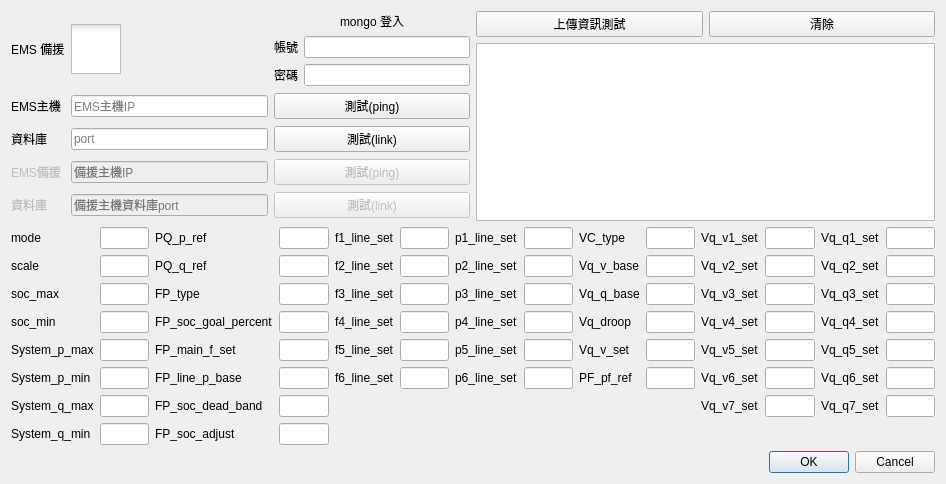
<?xml version="1.0" encoding="UTF-8"?>
<ui version="4.0">
 <class>EMSLink</class>
 <widget class="QDialog" name="EMSLink">
  <property name="geometry">
   <rect>
    <x>0</x>
    <y>0</y>
    <width>946</width>
    <height>484</height>
   </rect>
  </property>
  <property name="windowTitle">
   <string>Dialog</string>
  </property>
  <layout class="QGridLayout" name="gridLayout_5">
   <item row="0" column="0">
    <layout class="QGridLayout" name="gridLayout">
     <item row="3" column="0">
      <widget class="QLabel" name="label_3">
       <property name="enabled">
        <bool>false</bool>
       </property>
       <property name="text">
        <string>EMS備援</string>
       </property>
      </widget>
     </item>
     <item row="1" column="1">
      <widget class="QLineEdit" name="lineEdit">
       <property name="text">
        <string/>
       </property>
       <property name="placeholderText">
        <string>EMS主機IP</string>
       </property>
      </widget>
     </item>
     <item row="0" column="1">
      <widget class="QCheckBox" name="checkBox">
       <property name="styleSheet">
        <string notr="true">QCheckBox::indicator{
	width: 50px;
	height:50px;
}
QCheckBox::indicator:checked{
	image:url(&quot;C:/Users/XU/Documents/img/switch-on.png&quot;)
}
QCheckBox::indicator:unchecked{
	image:url(&quot;C:/Users/XU/Documents/img/switch-off.png&quot;)
}</string>
       </property>
       <property name="text">
        <string/>
       </property>
      </widget>
     </item>
     <item row="3" column="2">
      <widget class="QPushButton" name="pushButton_2">
       <property name="enabled">
        <bool>false</bool>
       </property>
       <property name="text">
        <string>測試(ping)</string>
       </property>
      </widget>
     </item>
     <item row="0" column="0">
      <widget class="QLabel" name="label">
       <property name="text">
        <string>EMS 備援</string>
       </property>
      </widget>
     </item>
     <item row="2" column="2">
      <widget class="QPushButton" name="pushButton_3">
       <property name="text">
        <string>測試(link)</string>
       </property>
      </widget>
     </item>
     <item row="2" column="0">
      <widget class="QLabel" name="label_4">
       <property name="text">
        <string>資料庫</string>
       </property>
      </widget>
     </item>
     <item row="2" column="1">
      <widget class="QLineEdit" name="lineEdit_3">
       <property name="text">
        <string/>
       </property>
       <property name="placeholderText">
        <string>port</string>
       </property>
      </widget>
     </item>
     <item row="4" column="0">
      <widget class="QLabel" name="label_5">
       <property name="enabled">
        <bool>false</bool>
       </property>
       <property name="text">
        <string>資料庫</string>
       </property>
      </widget>
     </item>
     <item row="1" column="2">
      <widget class="QPushButton" name="pushButton">
       <property name="text">
        <string>測試(ping)</string>
       </property>
      </widget>
     </item>
     <item row="1" column="0">
      <widget class="QLabel" name="label_2">
       <property name="text">
        <string>EMS主機</string>
       </property>
      </widget>
     </item>
     <item row="3" column="1">
      <widget class="QLineEdit" name="lineEdit_2">
       <property name="enabled">
        <bool>false</bool>
       </property>
       <property name="toolTipDuration">
        <number>-4</number>
       </property>
       <property name="text">
        <string/>
       </property>
       <property name="readOnly">
        <bool>false</bool>
       </property>
       <property name="placeholderText">
        <string>備援主機IP</string>
       </property>
      </widget>
     </item>
     <item row="4" column="1">
      <widget class="QLineEdit" name="lineEdit_4">
       <property name="enabled">
        <bool>false</bool>
       </property>
       <property name="text">
        <string/>
       </property>
       <property name="placeholderText">
        <string>備援主機資料庫port</string>
       </property>
      </widget>
     </item>
     <item row="4" column="2">
      <widget class="QPushButton" name="pushButton_6">
       <property name="enabled">
        <bool>false</bool>
       </property>
       <property name="text">
        <string>測試(link)</string>
       </property>
      </widget>
     </item>
     <item row="0" column="2">
      <layout class="QVBoxLayout" name="verticalLayout_2">
       <item>
        <widget class="QLabel" name="label_8">
         <property name="text">
          <string>mongo 登入</string>
         </property>
         <property name="alignment">
          <set>Qt::AlignCenter</set>
         </property>
        </widget>
       </item>
       <item>
        <layout class="QGridLayout" name="gridLayout_3">
         <item row="0" column="0">
          <widget class="QLabel" name="label_6">
           <property name="text">
            <string>帳號</string>
           </property>
          </widget>
         </item>
         <item row="1" column="0">
          <widget class="QLabel" name="label_7">
           <property name="text">
            <string>密碼</string>
           </property>
          </widget>
         </item>
         <item row="0" column="1">
          <widget class="QLineEdit" name="lineEdit_5">
           <property name="text">
            <string/>
           </property>
           <property name="echoMode">
            <enum>QLineEdit::Normal</enum>
           </property>
          </widget>
         </item>
         <item row="1" column="1">
          <widget class="QLineEdit" name="lineEdit_6">
           <property name="text">
            <string/>
           </property>
           <property name="echoMode">
            <enum>QLineEdit::Password</enum>
           </property>
          </widget>
         </item>
        </layout>
       </item>
      </layout>
     </item>
    </layout>
   </item>
   <item row="0" column="1">
    <layout class="QGridLayout" name="gridLayout_2">
     <item row="0" column="0">
      <widget class="QPushButton" name="pushButton_4">
       <property name="text">
        <string>上傳資訊測試</string>
       </property>
      </widget>
     </item>
     <item row="0" column="1">
      <widget class="QPushButton" name="pushButton_5">
       <property name="text">
        <string>清除</string>
       </property>
      </widget>
     </item>
     <item row="1" column="0" colspan="2">
      <widget class="QTextEdit" name="textEdit"/>
     </item>
    </layout>
   </item>
   <item row="1" column="0" colspan="2">
    <layout class="QGridLayout" name="gridLayout_4">
     <item row="4" column="4">
      <widget class="QLabel" name="label_26">
       <property name="text">
        <string>f5_line_set</string>
       </property>
      </widget>
     </item>
     <item row="2" column="4">
      <widget class="QLabel" name="label_24">
       <property name="text">
        <string>f3_line_set</string>
       </property>
      </widget>
     </item>
     <item row="1" column="7">
      <widget class="QLineEdit" name="lineEdit_27">
       <property name="alignment">
        <set>Qt::AlignCenter</set>
       </property>
      </widget>
     </item>
     <item row="3" column="6">
      <widget class="QLabel" name="label_31">
       <property name="text">
        <string>p4_line_set</string>
       </property>
      </widget>
     </item>
     <item row="4" column="3">
      <widget class="QLineEdit" name="lineEdit_19">
       <property name="alignment">
        <set>Qt::AlignCenter</set>
       </property>
      </widget>
     </item>
     <item row="1" column="10">
      <widget class="QLabel" name="label_43">
       <property name="text">
        <string>Vq_v2_set</string>
       </property>
      </widget>
     </item>
     <item row="2" column="9">
      <widget class="QLineEdit" name="lineEdit_37">
       <property name="alignment">
        <set>Qt::AlignCenter</set>
       </property>
      </widget>
     </item>
     <item row="1" column="4">
      <widget class="QLabel" name="label_23">
       <property name="text">
        <string>f2_line_set</string>
       </property>
      </widget>
     </item>
     <item row="3" column="9">
      <widget class="QLineEdit" name="lineEdit_38">
       <property name="alignment">
        <set>Qt::AlignCenter</set>
       </property>
      </widget>
     </item>
     <item row="0" column="3">
      <widget class="QLineEdit" name="lineEdit_15">
       <property name="alignment">
        <set>Qt::AlignCenter</set>
       </property>
      </widget>
     </item>
     <item row="1" column="9">
      <widget class="QLineEdit" name="lineEdit_36">
       <property name="alignment">
        <set>Qt::AlignCenter</set>
       </property>
      </widget>
     </item>
     <item row="3" column="8">
      <widget class="QLabel" name="label_40">
       <property name="text">
        <string>Vq_droop</string>
       </property>
      </widget>
     </item>
     <item row="4" column="11">
      <widget class="QLineEdit" name="lineEdit_44">
       <property name="alignment">
        <set>Qt::AlignCenter</set>
       </property>
      </widget>
     </item>
     <item row="3" column="11">
      <widget class="QLineEdit" name="lineEdit_43">
       <property name="alignment">
        <set>Qt::AlignCenter</set>
       </property>
      </widget>
     </item>
     <item row="7" column="3">
      <widget class="QLineEdit" name="lineEdit_34">
       <property name="alignment">
        <set>Qt::AlignCenter</set>
       </property>
      </widget>
     </item>
     <item row="5" column="4">
      <widget class="QLabel" name="label_27">
       <property name="text">
        <string>f6_line_set</string>
       </property>
      </widget>
     </item>
     <item row="6" column="3">
      <widget class="QLineEdit" name="lineEdit_33">
       <property name="alignment">
        <set>Qt::AlignCenter</set>
       </property>
      </widget>
     </item>
     <item row="0" column="2">
      <widget class="QLabel" name="label_17">
       <property name="text">
        <string>PQ_p_ref</string>
       </property>
      </widget>
     </item>
     <item row="3" column="3">
      <widget class="QLineEdit" name="lineEdit_18">
       <property name="alignment">
        <set>Qt::AlignCenter</set>
       </property>
      </widget>
     </item>
     <item row="2" column="11">
      <widget class="QLineEdit" name="lineEdit_42">
       <property name="alignment">
        <set>Qt::AlignCenter</set>
       </property>
      </widget>
     </item>
     <item row="5" column="7">
      <widget class="QLineEdit" name="lineEdit_31">
       <property name="alignment">
        <set>Qt::AlignCenter</set>
       </property>
      </widget>
     </item>
     <item row="6" column="2">
      <widget class="QLabel" name="label_35">
       <property name="text">
        <string>FP_soc_dead_band</string>
       </property>
      </widget>
     </item>
     <item row="1" column="5">
      <widget class="QLineEdit" name="lineEdit_21">
       <property name="alignment">
        <set>Qt::AlignCenter</set>
       </property>
      </widget>
     </item>
     <item row="0" column="8">
      <widget class="QLabel" name="label_37">
       <property name="text">
        <string>VC_type</string>
       </property>
      </widget>
     </item>
     <item row="2" column="7">
      <widget class="QLineEdit" name="lineEdit_28">
       <property name="alignment">
        <set>Qt::AlignCenter</set>
       </property>
      </widget>
     </item>
     <item row="6" column="0">
      <widget class="QLabel" name="label_15">
       <property name="text">
        <string>System_q_max</string>
       </property>
      </widget>
     </item>
     <item row="2" column="8">
      <widget class="QLabel" name="label_39">
       <property name="text">
        <string>Vq_q_base</string>
       </property>
      </widget>
     </item>
     <item row="7" column="1">
      <widget class="QLineEdit" name="lineEdit_14">
       <property name="alignment">
        <set>Qt::AlignCenter</set>
       </property>
      </widget>
     </item>
     <item row="1" column="1">
      <widget class="QLineEdit" name="lineEdit_8">
       <property name="alignment">
        <set>Qt::AlignCenter</set>
       </property>
      </widget>
     </item>
     <item row="6" column="1">
      <widget class="QLineEdit" name="lineEdit_13">
       <property name="alignment">
        <set>Qt::AlignCenter</set>
       </property>
      </widget>
     </item>
     <item row="5" column="2">
      <widget class="QLabel" name="label_34">
       <property name="text">
        <string>FP_line_p_base</string>
       </property>
      </widget>
     </item>
     <item row="0" column="9">
      <widget class="QLineEdit" name="lineEdit_35">
       <property name="alignment">
        <set>Qt::AlignCenter</set>
       </property>
      </widget>
     </item>
     <item row="5" column="0">
      <widget class="QLabel" name="label_14">
       <property name="text">
        <string>System_p_min</string>
       </property>
      </widget>
     </item>
     <item row="3" column="5">
      <widget class="QLineEdit" name="lineEdit_23">
       <property name="alignment">
        <set>Qt::AlignCenter</set>
       </property>
      </widget>
     </item>
     <item row="3" column="2">
      <widget class="QLabel" name="label_20">
       <property name="text">
        <string>FP_soc_goal_percent</string>
       </property>
      </widget>
     </item>
     <item row="2" column="5">
      <widget class="QLineEdit" name="lineEdit_22">
       <property name="alignment">
        <set>Qt::AlignCenter</set>
       </property>
      </widget>
     </item>
     <item row="6" column="10">
      <widget class="QLabel" name="label_48">
       <property name="text">
        <string>Vq_v7_set</string>
       </property>
      </widget>
     </item>
     <item row="4" column="1">
      <widget class="QLineEdit" name="lineEdit_11">
       <property name="alignment">
        <set>Qt::AlignCenter</set>
       </property>
      </widget>
     </item>
     <item row="1" column="6">
      <widget class="QLabel" name="label_29">
       <property name="text">
        <string>p2_line_set</string>
       </property>
      </widget>
     </item>
     <item row="3" column="1">
      <widget class="QLineEdit" name="lineEdit_10">
       <property name="alignment">
        <set>Qt::AlignCenter</set>
       </property>
      </widget>
     </item>
     <item row="5" column="10">
      <widget class="QLabel" name="label_47">
       <property name="text">
        <string>Vq_v6_set</string>
       </property>
      </widget>
     </item>
     <item row="1" column="8">
      <widget class="QLabel" name="label_38">
       <property name="text">
        <string>Vq_v_base</string>
       </property>
      </widget>
     </item>
     <item row="4" column="7">
      <widget class="QLineEdit" name="lineEdit_30">
       <property name="alignment">
        <set>Qt::AlignCenter</set>
       </property>
      </widget>
     </item>
     <item row="0" column="6">
      <widget class="QLabel" name="label_28">
       <property name="text">
        <string>p1_line_set</string>
       </property>
      </widget>
     </item>
     <item row="0" column="11">
      <widget class="QLineEdit" name="lineEdit_40">
       <property name="alignment">
        <set>Qt::AlignCenter</set>
       </property>
      </widget>
     </item>
     <item row="0" column="7">
      <widget class="QLineEdit" name="lineEdit_26">
       <property name="alignment">
        <set>Qt::AlignCenter</set>
       </property>
      </widget>
     </item>
     <item row="5" column="3">
      <widget class="QLineEdit" name="lineEdit_32">
       <property name="alignment">
        <set>Qt::AlignCenter</set>
       </property>
      </widget>
     </item>
     <item row="2" column="10">
      <widget class="QLabel" name="label_44">
       <property name="text">
        <string>Vq_v3_set</string>
       </property>
      </widget>
     </item>
     <item row="2" column="3">
      <widget class="QLineEdit" name="lineEdit_17">
       <property name="alignment">
        <set>Qt::AlignCenter</set>
       </property>
      </widget>
     </item>
     <item row="0" column="4">
      <widget class="QLabel" name="label_22">
       <property name="text">
        <string>f1_line_set</string>
       </property>
      </widget>
     </item>
     <item row="2" column="1">
      <widget class="QLineEdit" name="lineEdit_9">
       <property name="alignment">
        <set>Qt::AlignCenter</set>
       </property>
      </widget>
     </item>
     <item row="4" column="10">
      <widget class="QLabel" name="label_46">
       <property name="text">
        <string>Vq_v5_set</string>
       </property>
      </widget>
     </item>
     <item row="5" column="11">
      <widget class="QLineEdit" name="lineEdit_45">
       <property name="alignment">
        <set>Qt::AlignCenter</set>
       </property>
      </widget>
     </item>
     <item row="0" column="0">
      <widget class="QLabel" name="label_9">
       <property name="text">
        <string>mode</string>
       </property>
      </widget>
     </item>
     <item row="1" column="11">
      <widget class="QLineEdit" name="lineEdit_41">
       <property name="alignment">
        <set>Qt::AlignCenter</set>
       </property>
      </widget>
     </item>
     <item row="4" column="5">
      <widget class="QLineEdit" name="lineEdit_24">
       <property name="alignment">
        <set>Qt::AlignCenter</set>
       </property>
      </widget>
     </item>
     <item row="0" column="10">
      <widget class="QLabel" name="label_42">
       <property name="text">
        <string>Vq_v1_set</string>
       </property>
      </widget>
     </item>
     <item row="3" column="7">
      <widget class="QLineEdit" name="lineEdit_29">
       <property name="alignment">
        <set>Qt::AlignCenter</set>
       </property>
      </widget>
     </item>
     <item row="0" column="12">
      <widget class="QLabel" name="label_49">
       <property name="text">
        <string>Vq_q1_set</string>
       </property>
      </widget>
     </item>
     <item row="3" column="4">
      <widget class="QLabel" name="label_25">
       <property name="text">
        <string>f4_line_set</string>
       </property>
      </widget>
     </item>
     <item row="4" column="0">
      <widget class="QLabel" name="label_13">
       <property name="text">
        <string>System_p_max</string>
       </property>
      </widget>
     </item>
     <item row="5" column="6">
      <widget class="QLabel" name="label_33">
       <property name="text">
        <string>p6_line_set</string>
       </property>
      </widget>
     </item>
     <item row="1" column="3">
      <widget class="QLineEdit" name="lineEdit_16">
       <property name="alignment">
        <set>Qt::AlignCenter</set>
       </property>
      </widget>
     </item>
     <item row="7" column="2">
      <widget class="QLabel" name="label_36">
       <property name="text">
        <string>FP_soc_adjust</string>
       </property>
      </widget>
     </item>
     <item row="7" column="0">
      <widget class="QLabel" name="label_16">
       <property name="text">
        <string>System_q_min</string>
       </property>
      </widget>
     </item>
     <item row="1" column="0">
      <widget class="QLabel" name="label_10">
       <property name="text">
        <string>scale</string>
       </property>
      </widget>
     </item>
     <item row="0" column="5">
      <widget class="QLineEdit" name="lineEdit_20">
       <property name="alignment">
        <set>Qt::AlignCenter</set>
       </property>
      </widget>
     </item>
     <item row="3" column="0">
      <widget class="QLabel" name="label_12">
       <property name="text">
        <string>soc_min</string>
       </property>
      </widget>
     </item>
     <item row="2" column="0">
      <widget class="QLabel" name="label_11">
       <property name="text">
        <string>soc_max</string>
       </property>
      </widget>
     </item>
     <item row="6" column="11">
      <widget class="QLineEdit" name="lineEdit_46">
       <property name="alignment">
        <set>Qt::AlignCenter</set>
       </property>
      </widget>
     </item>
     <item row="4" column="9">
      <widget class="QLineEdit" name="lineEdit_39">
       <property name="alignment">
        <set>Qt::AlignCenter</set>
       </property>
      </widget>
     </item>
     <item row="4" column="8">
      <widget class="QLabel" name="label_41">
       <property name="text">
        <string>Vq_v_set</string>
       </property>
      </widget>
     </item>
     <item row="4" column="2">
      <widget class="QLabel" name="label_21">
       <property name="text">
        <string>FP_main_f_set</string>
       </property>
      </widget>
     </item>
     <item row="5" column="1">
      <widget class="QLineEdit" name="lineEdit_12">
       <property name="alignment">
        <set>Qt::AlignCenter</set>
       </property>
      </widget>
     </item>
     <item row="5" column="5">
      <widget class="QLineEdit" name="lineEdit_25">
       <property name="alignment">
        <set>Qt::AlignCenter</set>
       </property>
      </widget>
     </item>
     <item row="2" column="6">
      <widget class="QLabel" name="label_30">
       <property name="text">
        <string>p3_line_set</string>
       </property>
      </widget>
     </item>
     <item row="3" column="10">
      <widget class="QLabel" name="label_45">
       <property name="text">
        <string>Vq_v4_set</string>
       </property>
      </widget>
     </item>
     <item row="2" column="2">
      <widget class="QLabel" name="label_19">
       <property name="text">
        <string>FP_type</string>
       </property>
      </widget>
     </item>
     <item row="1" column="2">
      <widget class="QLabel" name="label_18">
       <property name="text">
        <string>PQ_q_ref</string>
       </property>
      </widget>
     </item>
     <item row="4" column="6">
      <widget class="QLabel" name="label_32">
       <property name="text">
        <string>p5_line_set</string>
       </property>
      </widget>
     </item>
     <item row="0" column="1">
      <widget class="QLineEdit" name="lineEdit_7">
       <property name="alignment">
        <set>Qt::AlignCenter</set>
       </property>
      </widget>
     </item>
     <item row="0" column="13">
      <widget class="QLineEdit" name="lineEdit_47">
       <property name="alignment">
        <set>Qt::AlignCenter</set>
       </property>
      </widget>
     </item>
     <item row="1" column="12">
      <widget class="QLabel" name="label_50">
       <property name="text">
        <string>Vq_q2_set</string>
       </property>
      </widget>
     </item>
     <item row="1" column="13">
      <widget class="QLineEdit" name="lineEdit_48">
       <property name="alignment">
        <set>Qt::AlignCenter</set>
       </property>
      </widget>
     </item>
     <item row="2" column="12">
      <widget class="QLabel" name="label_51">
       <property name="text">
        <string>Vq_q3_set</string>
       </property>
      </widget>
     </item>
     <item row="3" column="12">
      <widget class="QLabel" name="label_52">
       <property name="text">
        <string>Vq_q4_set</string>
       </property>
      </widget>
     </item>
     <item row="4" column="12">
      <widget class="QLabel" name="label_53">
       <property name="text">
        <string>Vq_q5_set</string>
       </property>
      </widget>
     </item>
     <item row="5" column="12">
      <widget class="QLabel" name="label_54">
       <property name="text">
        <string>Vq_q6_set</string>
       </property>
      </widget>
     </item>
     <item row="6" column="12">
      <widget class="QLabel" name="label_55">
       <property name="text">
        <string>Vq_q7_set</string>
       </property>
      </widget>
     </item>
     <item row="2" column="13">
      <widget class="QLineEdit" name="lineEdit_49">
       <property name="alignment">
        <set>Qt::AlignCenter</set>
       </property>
      </widget>
     </item>
     <item row="3" column="13">
      <widget class="QLineEdit" name="lineEdit_50">
       <property name="alignment">
        <set>Qt::AlignCenter</set>
       </property>
      </widget>
     </item>
     <item row="4" column="13">
      <widget class="QLineEdit" name="lineEdit_51">
       <property name="alignment">
        <set>Qt::AlignCenter</set>
       </property>
      </widget>
     </item>
     <item row="5" column="13">
      <widget class="QLineEdit" name="lineEdit_52">
       <property name="alignment">
        <set>Qt::AlignCenter</set>
       </property>
      </widget>
     </item>
     <item row="6" column="13">
      <widget class="QLineEdit" name="lineEdit_53">
       <property name="alignment">
        <set>Qt::AlignCenter</set>
       </property>
      </widget>
     </item>
     <item row="5" column="8">
      <widget class="QLabel" name="label_56">
       <property name="text">
        <string>PF_pf_ref</string>
       </property>
      </widget>
     </item>
     <item row="5" column="9">
      <widget class="QLineEdit" name="lineEdit_54">
       <property name="alignment">
        <set>Qt::AlignCenter</set>
       </property>
      </widget>
     </item>
    </layout>
   </item>
   <item row="2" column="1">
    <widget class="QDialogButtonBox" name="buttonBox">
     <property name="orientation">
      <enum>Qt::Horizontal</enum>
     </property>
     <property name="standardButtons">
      <set>QDialogButtonBox::Cancel|QDialogButtonBox::Ok</set>
     </property>
    </widget>
   </item>
  </layout>
 </widget>
 <resources/>
 <connections>
  <connection>
   <sender>buttonBox</sender>
   <signal>accepted()</signal>
   <receiver>EMSLink</receiver>
   <slot>accept()</slot>
   <hints>
    <hint type="sourcelabel">
     <x>248</x>
     <y>254</y>
    </hint>
    <hint type="destinationlabel">
     <x>157</x>
     <y>274</y>
    </hint>
   </hints>
  </connection>
  <connection>
   <sender>buttonBox</sender>
   <signal>rejected()</signal>
   <receiver>EMSLink</receiver>
   <slot>reject()</slot>
   <hints>
    <hint type="sourcelabel">
     <x>316</x>
     <y>260</y>
    </hint>
    <hint type="destinationlabel">
     <x>286</x>
     <y>274</y>
    </hint>
   </hints>
  </connection>
 </connections>
</ui>
